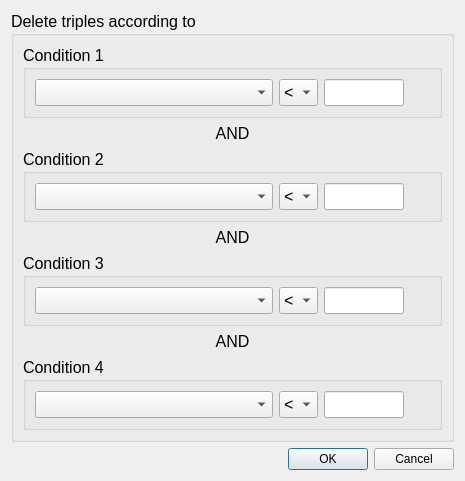
<?xml version="1.0" encoding="UTF-8"?>
<ui version="4.0">
 <class>TripleDeleteCondDlg</class>
 <widget class="QDialog" name="TripleDeleteCondDlg">
  <property name="geometry">
   <rect>
    <x>0</x>
    <y>0</y>
    <width>465</width>
    <height>481</height>
   </rect>
  </property>
  <property name="windowTitle">
   <string>Dialog</string>
  </property>
  <layout class="QGridLayout" name="gridLayout">
   <item row="0" column="0">
    <widget class="QGroupBox" name="groupBox_5">
     <property name="font">
      <font>
       <pointsize>12</pointsize>
      </font>
     </property>
     <property name="title">
      <string>Delete triples according to</string>
     </property>
     <layout class="QGridLayout" name="gridLayout_6">
      <item row="0" column="0">
       <widget class="QGroupBox" name="groupBox_1">
        <property name="font">
         <font>
          <pointsize>12</pointsize>
         </font>
        </property>
        <property name="title">
         <string>Condition 1</string>
        </property>
        <layout class="QGridLayout" name="gridLayout_7">
         <item row="0" column="0">
          <layout class="QHBoxLayout" name="horizontalLayout_1" stretch="20,1,0,0">
           <item>
            <widget class="QComboBox" name="comboBox_cond1"/>
           </item>
           <item>
            <widget class="QComboBox" name="comboBox_GTLT1">
             <item>
              <property name="text">
               <string>&lt;</string>
              </property>
             </item>
             <item>
              <property name="text">
               <string>&gt;</string>
              </property>
             </item>
            </widget>
           </item>
           <item>
            <widget class="QLineEdit" name="lineEdit_value1">
             <property name="sizePolicy">
              <sizepolicy hsizetype="Fixed" vsizetype="Fixed">
               <horstretch>0</horstretch>
               <verstretch>0</verstretch>
              </sizepolicy>
             </property>
             <property name="minimumSize">
              <size>
               <width>80</width>
               <height>0</height>
              </size>
             </property>
             <property name="maximumSize">
              <size>
               <width>80</width>
               <height>16777215</height>
              </size>
             </property>
            </widget>
           </item>
           <item>
            <widget class="QLabel" name="label_percent1">
             <property name="sizePolicy">
              <sizepolicy hsizetype="Fixed" vsizetype="Preferred">
               <horstretch>0</horstretch>
               <verstretch>0</verstretch>
              </sizepolicy>
             </property>
             <property name="minimumSize">
              <size>
               <width>20</width>
               <height>0</height>
              </size>
             </property>
             <property name="maximumSize">
              <size>
               <width>20</width>
               <height>16777215</height>
              </size>
             </property>
             <property name="text">
              <string/>
             </property>
            </widget>
           </item>
          </layout>
         </item>
        </layout>
       </widget>
      </item>
      <item row="2" column="0">
       <widget class="QGroupBox" name="groupBox_2">
        <property name="font">
         <font>
          <pointsize>12</pointsize>
         </font>
        </property>
        <property name="title">
         <string>Condition 2</string>
        </property>
        <layout class="QGridLayout" name="gridLayout_8">
         <item row="0" column="0">
          <layout class="QHBoxLayout" name="horizontalLayout_2" stretch="20,1,0,0">
           <item>
            <widget class="QComboBox" name="comboBox_cond2"/>
           </item>
           <item>
            <widget class="QComboBox" name="comboBox_GTLT2">
             <item>
              <property name="text">
               <string>&lt;</string>
              </property>
             </item>
             <item>
              <property name="text">
               <string>&gt;</string>
              </property>
             </item>
            </widget>
           </item>
           <item>
            <widget class="QLineEdit" name="lineEdit_value2">
             <property name="sizePolicy">
              <sizepolicy hsizetype="Fixed" vsizetype="Fixed">
               <horstretch>0</horstretch>
               <verstretch>0</verstretch>
              </sizepolicy>
             </property>
             <property name="minimumSize">
              <size>
               <width>80</width>
               <height>0</height>
              </size>
             </property>
             <property name="maximumSize">
              <size>
               <width>80</width>
               <height>16777215</height>
              </size>
             </property>
            </widget>
           </item>
           <item>
            <widget class="QLabel" name="label_percent2">
             <property name="sizePolicy">
              <sizepolicy hsizetype="Fixed" vsizetype="Preferred">
               <horstretch>0</horstretch>
               <verstretch>0</verstretch>
              </sizepolicy>
             </property>
             <property name="minimumSize">
              <size>
               <width>20</width>
               <height>0</height>
              </size>
             </property>
             <property name="maximumSize">
              <size>
               <width>20</width>
               <height>16777215</height>
              </size>
             </property>
             <property name="text">
              <string/>
             </property>
            </widget>
           </item>
          </layout>
         </item>
        </layout>
       </widget>
      </item>
      <item row="6" column="0">
       <widget class="QGroupBox" name="groupBox_4">
        <property name="font">
         <font>
          <pointsize>12</pointsize>
         </font>
        </property>
        <property name="title">
         <string>Condition 4</string>
        </property>
        <layout class="QGridLayout" name="gridLayout_10">
         <item row="0" column="0">
          <layout class="QHBoxLayout" name="horizontalLayout_4" stretch="20,1,0,0">
           <item>
            <widget class="QComboBox" name="comboBox_cond4"/>
           </item>
           <item>
            <widget class="QComboBox" name="comboBox_GTLT4">
             <item>
              <property name="text">
               <string>&lt;</string>
              </property>
             </item>
             <item>
              <property name="text">
               <string>&gt;</string>
              </property>
             </item>
            </widget>
           </item>
           <item>
            <widget class="QLineEdit" name="lineEdit_value4">
             <property name="sizePolicy">
              <sizepolicy hsizetype="Fixed" vsizetype="Fixed">
               <horstretch>0</horstretch>
               <verstretch>0</verstretch>
              </sizepolicy>
             </property>
             <property name="minimumSize">
              <size>
               <width>80</width>
               <height>0</height>
              </size>
             </property>
             <property name="maximumSize">
              <size>
               <width>80</width>
               <height>16777215</height>
              </size>
             </property>
            </widget>
           </item>
           <item>
            <widget class="QLabel" name="label_percent4">
             <property name="sizePolicy">
              <sizepolicy hsizetype="Fixed" vsizetype="Preferred">
               <horstretch>0</horstretch>
               <verstretch>0</verstretch>
              </sizepolicy>
             </property>
             <property name="minimumSize">
              <size>
               <width>20</width>
               <height>0</height>
              </size>
             </property>
             <property name="maximumSize">
              <size>
               <width>20</width>
               <height>16777215</height>
              </size>
             </property>
             <property name="text">
              <string/>
             </property>
            </widget>
           </item>
          </layout>
         </item>
        </layout>
       </widget>
      </item>
      <item row="1" column="0">
       <widget class="QLabel" name="label_1">
        <property name="font">
         <font>
          <pointsize>12</pointsize>
         </font>
        </property>
        <property name="text">
         <string>AND</string>
        </property>
        <property name="alignment">
         <set>Qt::AlignCenter</set>
        </property>
       </widget>
      </item>
      <item row="3" column="0">
       <widget class="QLabel" name="label_2">
        <property name="text">
         <string>AND</string>
        </property>
        <property name="alignment">
         <set>Qt::AlignCenter</set>
        </property>
       </widget>
      </item>
      <item row="5" column="0">
       <widget class="QLabel" name="label_3">
        <property name="font">
         <font>
          <pointsize>12</pointsize>
         </font>
        </property>
        <property name="text">
         <string>AND</string>
        </property>
        <property name="alignment">
         <set>Qt::AlignCenter</set>
        </property>
       </widget>
      </item>
      <item row="4" column="0">
       <widget class="QGroupBox" name="groupBox_3">
        <property name="font">
         <font>
          <pointsize>12</pointsize>
         </font>
        </property>
        <property name="title">
         <string>Condition 3</string>
        </property>
        <layout class="QGridLayout" name="gridLayout_9">
         <item row="0" column="0">
          <layout class="QHBoxLayout" name="horizontalLayout_3" stretch="20,1,0,0">
           <item>
            <widget class="QComboBox" name="comboBox_cond3"/>
           </item>
           <item>
            <widget class="QComboBox" name="comboBox_GTLT3">
             <item>
              <property name="text">
               <string>&lt;</string>
              </property>
             </item>
             <item>
              <property name="text">
               <string>&gt;</string>
              </property>
             </item>
            </widget>
           </item>
           <item>
            <widget class="QLineEdit" name="lineEdit_value3">
             <property name="sizePolicy">
              <sizepolicy hsizetype="Fixed" vsizetype="Fixed">
               <horstretch>0</horstretch>
               <verstretch>0</verstretch>
              </sizepolicy>
             </property>
             <property name="minimumSize">
              <size>
               <width>80</width>
               <height>0</height>
              </size>
             </property>
             <property name="maximumSize">
              <size>
               <width>80</width>
               <height>16777215</height>
              </size>
             </property>
            </widget>
           </item>
           <item>
            <widget class="QLabel" name="label_percent3">
             <property name="sizePolicy">
              <sizepolicy hsizetype="Fixed" vsizetype="Preferred">
               <horstretch>0</horstretch>
               <verstretch>0</verstretch>
              </sizepolicy>
             </property>
             <property name="minimumSize">
              <size>
               <width>20</width>
               <height>0</height>
              </size>
             </property>
             <property name="maximumSize">
              <size>
               <width>20</width>
               <height>16777215</height>
              </size>
             </property>
             <property name="text">
              <string/>
             </property>
            </widget>
           </item>
          </layout>
         </item>
        </layout>
       </widget>
      </item>
     </layout>
    </widget>
   </item>
   <item row="1" column="0">
    <widget class="QDialogButtonBox" name="buttonBox">
     <property name="orientation">
      <enum>Qt::Horizontal</enum>
     </property>
     <property name="standardButtons">
      <set>QDialogButtonBox::Cancel|QDialogButtonBox::Ok</set>
     </property>
    </widget>
   </item>
  </layout>
 </widget>
 <resources/>
 <connections>
  <connection>
   <sender>buttonBox</sender>
   <signal>accepted()</signal>
   <receiver>TripleDeleteCondDlg</receiver>
   <slot>accept()</slot>
   <hints>
    <hint type="sourcelabel">
     <x>227</x>
     <y>394</y>
    </hint>
    <hint type="destinationlabel">
     <x>157</x>
     <y>274</y>
    </hint>
   </hints>
  </connection>
  <connection>
   <sender>buttonBox</sender>
   <signal>rejected()</signal>
   <receiver>TripleDeleteCondDlg</receiver>
   <slot>reject()</slot>
   <hints>
    <hint type="sourcelabel">
     <x>295</x>
     <y>394</y>
    </hint>
    <hint type="destinationlabel">
     <x>286</x>
     <y>274</y>
    </hint>
   </hints>
  </connection>
  <connection>
   <sender>comboBox_cond1</sender>
   <signal>currentIndexChanged(int)</signal>
   <receiver>TripleDeleteCondDlg</receiver>
   <slot>changeIdx_1(int)</slot>
   <hints>
    <hint type="sourcelabel">
     <x>82</x>
     <y>61</y>
    </hint>
    <hint type="destinationlabel">
     <x>3</x>
     <y>56</y>
    </hint>
   </hints>
  </connection>
  <connection>
   <sender>comboBox_cond2</sender>
   <signal>currentIndexChanged(int)</signal>
   <receiver>TripleDeleteCondDlg</receiver>
   <slot>changeIdx_2(int)</slot>
   <hints>
    <hint type="sourcelabel">
     <x>76</x>
     <y>153</y>
    </hint>
    <hint type="destinationlabel">
     <x>-29</x>
     <y>151</y>
    </hint>
   </hints>
  </connection>
  <connection>
   <sender>comboBox_cond3</sender>
   <signal>currentIndexChanged(int)</signal>
   <receiver>TripleDeleteCondDlg</receiver>
   <slot>changeIdx_3(int)</slot>
   <hints>
    <hint type="sourcelabel">
     <x>151</x>
     <y>252</y>
    </hint>
    <hint type="destinationlabel">
     <x>-5</x>
     <y>251</y>
    </hint>
   </hints>
  </connection>
  <connection>
   <sender>comboBox_cond4</sender>
   <signal>currentIndexChanged(int)</signal>
   <receiver>TripleDeleteCondDlg</receiver>
   <slot>changeIdx_4(int)</slot>
   <hints>
    <hint type="sourcelabel">
     <x>87</x>
     <y>338</y>
    </hint>
    <hint type="destinationlabel">
     <x>-10</x>
     <y>332</y>
    </hint>
   </hints>
  </connection>
 </connections>
 <slots>
  <slot>changeIdx_1(int)</slot>
  <slot>changeIdx_2(int)</slot>
  <slot>changeIdx_3(int)</slot>
  <slot>changeIdx_4(int)</slot>
 </slots>
</ui>
